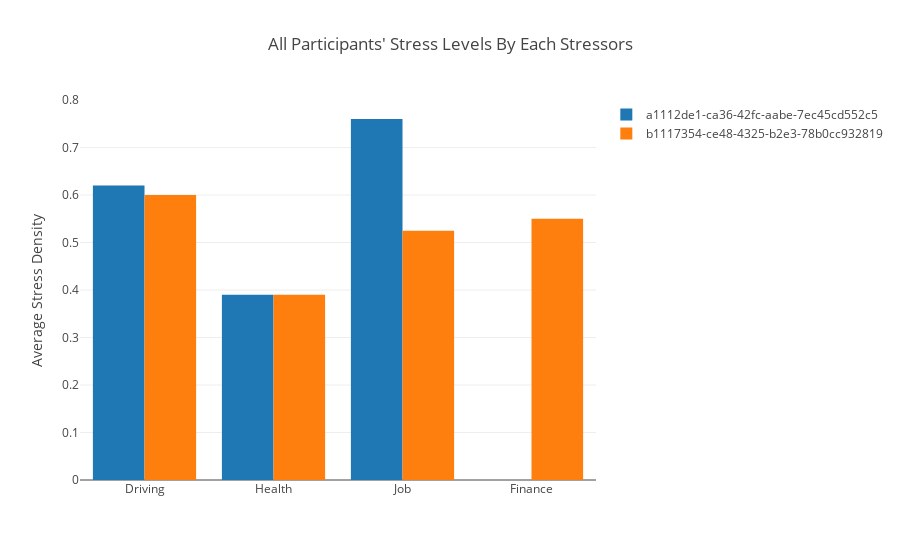

Notebook source saved alongside this figure:
### Markdown cell above
### Bar charts
Sometimes it is best to utilize bar charts to demonstrate the differences between subsets of participants.  In this example, we show the difference in stress events between the two participants in the example data for each of the four major stressor categories.  This chart is interactive using the mouse and controls to explore the data. The legend labels can be enabled/disabled by clicking on them.

### Code cell
plot_stress_bar(stress_stream)

### Figure 1 — Plotly figure (JSON) as saved in the notebook; plotly's stock layout.template omitted (floating-point values rounded to 4 significant figures)
{"data": [{"name": "a1112de1-ca36-42fc-aabe-7ec45cd552c5", "type": "bar", "uid": "0cc56c86-057e-44aa-b836-51ea792782dd", "x": ["Driving", "Health", "Job"], "y": [0.62, 0.39, 0.76]}, {"name": "b1117354-ce48-4325-b2e3-78b0cc932819", "type": "bar", "uid": "8720db5f-03f3-4860-924d-4b919288cdc6", "x": ["Driving", "Finance", "Health", "Job"], "y": [0.6, 0.55, 0.39, 0.525]}], "layout": {"autosize": true, "title": {"text": "All Participants' Stress Levels By Each Stressors"}, "xaxis": {"autorange": true, "range": [-0.5, 3.5], "type": "category"}, "yaxis": {"autorange": true, "range": [0, 0.8], "title": {"text": "Average Stress Density"}, "type": "linear"}}}
